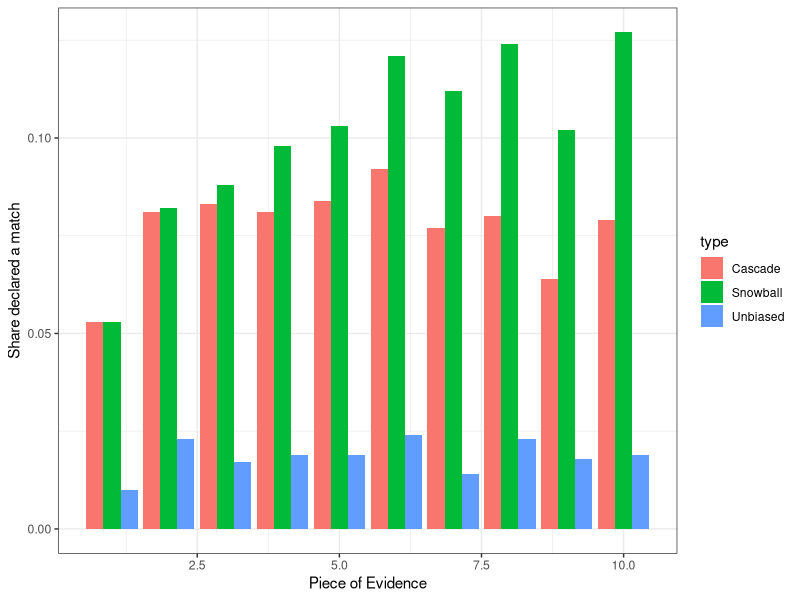

Recreate this plot in R.
# Snowball bias

rm(list = ls())
library(ggplot2)
library(dplyr)

# basics
N = 10 #number of suspects
Pi = .15 #share in pop w I=1
Pi_E = Pi #prob I=1 if E0 (set to constant over pieces of evidence for simplicity)
Pi_EC = Pi #prob I=1 if E0^C (set to constant over pieces of evidence for simplicity)
Prior = 1/N

# 6 kinds of bias

# how do they incorporate true m? (assume corectly incorporates true matches (so non-tilde biases are the same as for cascade)
mtrue.func <- function(m) 0 

# bias if see true matches
d_impute <- function(i,m, share.miss){ share.miss + i/2 + 1 + mtrue.func(m)}
d_I <- function(i,m){ (2-(1-i)/(1-Pi)) + mtrue.func(m) }
d_peer <- function(m){1 + mtrue.func(m)}
delta.func <- function(i,m, share.miss) {d_impute(i, m, share.miss)*d_I(i,m)*d_peer(m)}

# how do they incorporate estimated m? 
m.func <- function(m) sum(m>=1) 

# bias if see estimated matches
dt_impute <- function(i,m,share.miss){ 1 }
dt_I <- function(i,m){ 1 }
dt_peer <- function(m){m.func(m) + 1}
delta.tilde.func <- function(i,m,share.miss) {dt_impute(i, m, share.miss)*dt_I(i,m)*dt_peer(m)}

total.bias <- function(i,m,mhat,share.miss){delta.func(i,m,share.miss)*delta.tilde.func(i,mhat,share.miss)}

g = 0 # 0 means not guilty
i = 1 # 1 means has characteristic
k = 10 # pieces of evidence

# evidence is binom(10,mu1) if guilty, binom(10,mu0) if not guilty
mu1 = .5; mu0=.25

nsims = 1000
output = list()
for(sim.round in 1:nsims){
  xy = sapply(1:k, function(j) ifelse(g==1, sum(rbinom(10,1,mu1)), sum(rbinom(10,1,mu0))))
  lik.ratio = sapply(xy, function(j) dbinom(j,10,mu1)/dbinom(j,10,mu0))
  
  # missing evidence (decides degree of imputation)
  share.miss = rbeta(k,1,3)
  
  mhat <- m <- m.cascade <- rep(NA,k)
  m <- sapply(1:k, function(x) lik.ratio[x] * (Pi_E/Pi_EC) * 1/N)
  m.cascade <- sapply(1:k, function(x) delta.func(i,m[x],share.miss[x])*m[x])
  mhat[1] <- m.cascade[1]
  
  for(j in 2:k){mhat[j] <- total.bias(i,m[c(1:(j-1))],mhat[c(1:(j-1))], share.miss[j])*m[j]}
  
  output[[sim.round]] <- data.frame(posterior = c(m,m.cascade,mhat),
                       type = rep(c("Unbiased","Cascade","Snowball"), each = k),
                       evidence = rep(1:k,3),
                       round = rep(i,k*3))
}
sim.out = do.call(rbind, output)
summary = sim.out %>%
  group_by(type,evidence) %>%
  summarise(share_declared_match = mean(posterior>=1))

g <- ggplot(summary, aes(x = evidence, y = share_declared_match, fill = type))+
  geom_bar(stat = 'identity', position = 'dodge')+
  xlab("Piece of Evidence") + ylab("Share declared a match")+
  theme_bw()

g

#ggsave(filename = '~/repos/Forensic_bias/outputs/SnowballFigure.png')
